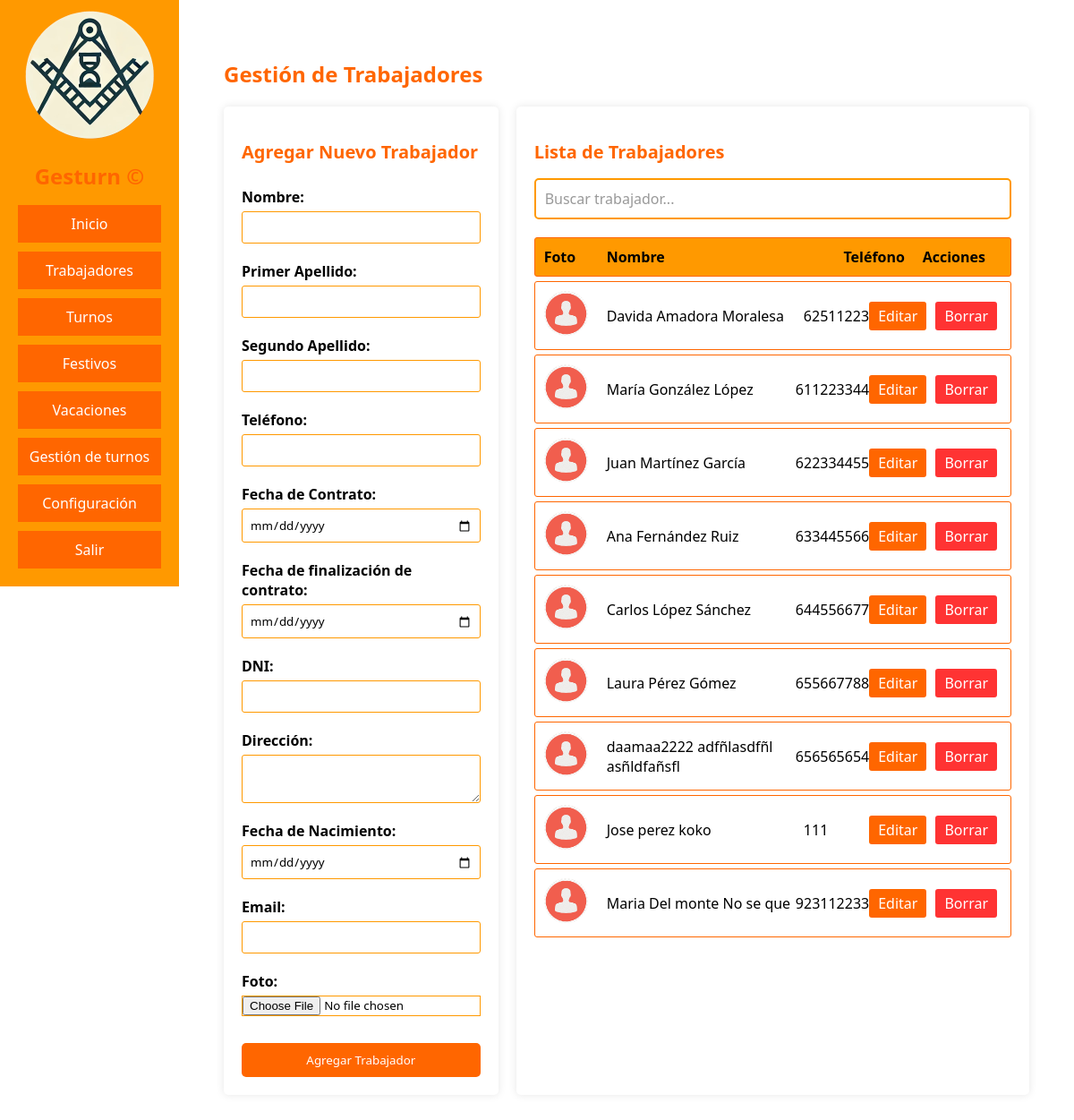
The page /trabajadores.php (signed in) on the database its author committed.
### tables this page shows
CREATE TABLE `personas` (
  `id` int(11) NOT NULL,
  `nombre` varchar(50) NOT NULL,
  `apellido1` varchar(50) NOT NULL,
  `apellido2` varchar(50) NOT NULL,
  `email` varchar(100) NOT NULL,
  `telefono` int(11) NOT NULL,
  `foto` varchar(50) DEFAULT NULL,
  `fContrato` date NOT NULL,
  `fFinContrato` date NOT NULL,
  `dni` varchar(9) NOT NULL,
  `direccion` varchar(250) NOT NULL,
  `fNacimiento` date NOT NULL,
  `horas_semanales` int(11) NOT NULL DEFAULT 40,
  `acepta_horas_extra` tinyint(1) NOT NULL DEFAULT 0,
  `trabaja_festivos` tinyint(1) NOT NULL DEFAULT 0,
  `jornada_tipo` enum('completa','parcial') NOT NULL DEFAULT 'completa'
);

### controllers/trabajadores.php (called while the page is built, shortened)
<?php
require_once('models/trabajadores.php');
$trabajadores = obtener_trabajadores();
$trabajador_editar = null;
require_once('views/trabajadores.php');
?>

### trabajadores.php (called while the page is built, shortened)
<?php
require_once("includes/funciones.php");
require_once('controllers/trabajadores.php');
?>

### models/trabajadores.php (called while the page is built, shortened)
<?php
$host = 'localhost';
$dbname = 'gesturn';
$user = 'root';
$pass = '';
function conectar() {
    global $host, $user, $pass, $dbname;
    return new mysqli($host, $user, $pass, $dbname);
}
function obtener_trabajadores() {
    $conexion = conectar();
    $sql = "SELECT * FROM personas";
    $resultado = $conexion->query($sql);
    $trabajadores = [];
    while ($fila = $resultado->fetch_assoc()) {
        $trabajadores[] = $fila;
    }
    return $trabajadores;
}
?>

### views/trabajadores.php (the view, shortened to what this page needs)
?><!DOCTYPE html>
<html lang="es">
<head>
    <link rel="stylesheet" href="css/estilos.css">
</head>
<body>
    <div id="web">
        <header>
            <img src="images/logo-gesturn.png" alt="Gesturn - Gestión de turnos de empresa">
            <h1>Gesturn &copy;</h1>
            <?php menu(); ?>
        </header>
        <main>
            <h1>Gestión de Trabajadores</h1>
            <?php if($trabajador_editar): ?>
                <div class="contenedor-trabajadores">
                    <div class="formulario-trabajador">
                        <h2>Editar Trabajador</h2>
                        <form id="trabajador-editar" action="trabajadores.php" method="POST" enctype="multipart/form-data">
                            <div id="tr-editar">
                                <div class="izq">
                                    <input type="hidden" name="accion" value="Editar">
                                    <input type="hidden" name="id" value="<?php echo $trabajador_editar['id']; ?>">
                                    <label for="nombre">Nombre:</label>
                                    <input type="text" name="nombre" value="<?php echo $trabajador_editar['nombre']; ?>" required>
                                    <input type="text" name="apellido1" value="<?php echo $trabajador_editar['apellido1']; ?>" required>
                                    <input type="text" name="apellido2" value="<?php echo $trabajador_editar['apellido2']; ?>" required>
                                    <label for="email">Email:</label>
                                    <input type="email" name="email" value="<?php echo $trabajador_editar['email']; ?>">
                                    <label for="telefono">Teléfono:</label>
                                    <input type="tel" name="telefono" value="<?php echo $trabajador_editar['telefono']; ?>">
                                    <label for="fContrato">Fecha de Contrato:</label>
                                    <input type="date" name="fContrato" value="<?php echo $trabajador_editar['fContrato']; ?>">
                                    <label for="fFinContrato">Fecha de finalización de contrato:</label>
                                    <input type="date" name="fFinContrato" value="<?php echo $trabajador_editar['fFinContrato']; ?>">
                                    <label for="direccion">Dirección:</label>
                                    <textarea name="direccion"><?php echo $trabajador_editar['direccion']; ?></textarea>
                                </div>
                                <div class="der">
                                    <label for="fNacimiento">Fecha de Nacimiento:</label>
                                    <input type="date" name="fNacimiento" value="<?php echo $trabajador_editar['fNacimiento']; ?>">
                                    <label for="dni">DNI:</label>
                                    <input type="text" name="dni" value="<?php echo $trabajador_editar['dni']; ?>">
                                    <label for="foto">Foto:</label>
                                    <input type="file" name="foto" accept="image/jpeg">
                                    <?php if (file_exists(IMAGEN_CARPETA . $trabajador_editar['id'] . '.jpg')): ?>
                                        <img src="<?php echo IMAGEN_CARPETA . $trabajador_editar['id'] . '.jpg'; ?>" alt="Foto del trabajador" style="max-width: 100px;">
                                    <?php endif; ?>
                                </div>
                            </div>
                            <input type="submit" value="Guardar Cambios">
                        </form>
                    </div>
                </div>
            <?php else: ?>
                <div class="contenedor-trabajadores">
                    <div class="formulario-trabajador">
                        <h2>Agregar Nuevo Trabajador</h2>
                        <form id="trabajador-anadir" action="trabajadores.php" method="POST" enctype="multipart/form-data">
                            <label for="nombre">Nombre:</label>
                            <input type="text" name="nombre" required>
                            <label for="apellido1">Primer Apellido:</label>
                            <input type="text" name="apellido1" required>
                            <label for="apellido2">Segundo Apellido:</label>
                            <input type="text" name="apellido2" required>
                            <label for="telefono">Teléfono:</label>
                            <input type="tel" name="telefono">
                            <label for="fContrato">Fecha de Contrato:</label>
                            <input type="date" name="fContrato">
                            <label for="fFinContrato">Fecha de finalización de contrato:</label>
                            <input type="date" name="fFinContrato">
                            <label for="dni">DNI:</label>
                            <input type="text" name="dni">
                            <label for="direccion">Dirección:</label>
                            <textarea name="direccion"></textarea>
                            <label for="fNacimiento">Fecha de Nacimiento:</label>
                            <input type="date" name="fNacimiento">
                            <label for="email">Email:</label>
                            <input type="email" name="email">
                            <label for="foto">Foto:</label>
                            <input type="file" name="foto" accept="image/jpeg">
                            <input type="submit" value="Agregar Trabajador">
                        </form>
                    </div>
                    <div class="lista-trabajadores">
                        <h2>Lista de Trabajadores</h2>
                        <div class="buscador">
                            <input type="text" id="buscador" placeholder="Buscar trabajador..." class="buscador-input">
                        </div>
                        <div class="tabla-trabajadores">
                            <div class="fila encabezado">
                                <div class="foto">Foto</div>
                                <div class="nombre">Nombre</div>
                                <div class="telefono">Teléfono</div>
                                <div class="acciones">Acciones</div>
                            </div>
                            <?php foreach ($trabajadores as $trabajador): ?>
                                <div class="fila trabajador-fila"
                                     data-nombre="<?php echo strtolower($trabajador['nombre'] . ' ' . $trabajador['apellido1'] . ' ' . $trabajador['apellido2']); ?>"
                                     data-telefono="<?php echo $trabajador['telefono']; ?>"
                                     data-dni="<?php echo strtolower($trabajador['dni']); ?>">
                                    <div class="foto">
                                        <?php if (file_exists(IMAGEN_CARPETA . $trabajador['id'] . '.jpg')): ?>
                                            <img src="<?php echo IMAGEN_CARPETA . $trabajador['id'] . '.jpg'; ?>" alt="Foto de <?php echo $trabajador['nombre']; ?>" style="max-width: 50px; max-height: 50px;">
                                        <?php else: ?>
                                            <img src="images/trabajadores/default.png" alt="Foto por defecto" style="max-width: 50px; max-height: 50px;">
                                        <?php endif; ?>
                                    </div>
                                    <div class="nombre"><?php echo $trabajador['nombre'] . ' ' . $trabajador['apellido1'] . ' ' . $trabajador['apellido2']; ?></div>
                                    <div class="telefono"><?php echo $trabajador['telefono']; ?></div>
                                    <div class="acciones">
                                        <a href="trabajadores.php?accion=ver&id=<?php echo $trabajador['id']; ?>" class="boton-editar">Editar</a>
                                        <a href="trabajadores.php?accion=borrar&id=<?php echo $trabajador['id']; ?>"
                                           class="boton-eliminar"
                                           onclick="return confirm('¿Estás seguro de que quieres eliminar este trabajador?');">
                                            Borrar
                                        </a>
                                    </div>
                                </div>
                            <?php endforeach; ?>
                        </div>
                    </div>
                </div>
            <?php endif; ?>
        </main>
    </div>
</body>
</html>

### includes/funciones.php (shortened to what this page needs)
<?php
function menu(){
    echo "
            <ul>
                <li><a href='inicio.php'>Inicio</a></li>
                <li><a href='trabajadores.php'>Trabajadores</a></li>
                <li><a href='turnos.php'>Turnos</a></li>
                <li><a href='festivos.php'>Festivos</a></li>
                <li><a href='vacaciones.php'>Vacaciones</a></li>
                <li><a href='gestion.php'>Gestión de turnos</a></li>
                <li><a href='configuracion.php'>Configuración</a></li>
                <li><a href='salir.php'>Salir</a></li>
            </ul>
    ";
}
?>

### css/estilos.css (style rules this page uses)
* { color: black; font-family: 'Segoe UI', Tahoma, Geneva, Verdana, sans-serif; box-sizing: border-box; }
body { margin: 0; padding: 0; }
h1, h2, h3, a { color: #ff6600; }
h1 { font-size: 24px; }
h2 { font-size: 20px; }
a { text-decoration: none; }
#contenedor, #web { width: 100%; height: 100%; margin: 0; padding: 0; display: flex; justify-content: center; }
#web { align-items: start; }
header { text-align: center; background-color: #ff9900; color: #fff; padding: 10px; flex: 2; }
header img { width: 150px; }
header a { color: #fff; padding: 10px; margin: 10px; text-decoration: none; background-color: #ff6600; display: block; }
header ul { list-style-type: none; padding: 0; margin: 0; }
main { flex: 10; padding: 50px; }
input { border: 1px solid #ff9900; }
input[type="submit"], input[type="button"], button { background-color: #ff6600; color: white; border: none; padding: 10px 20px; cursor: pointer; border-radius: 5px; }
.boton-editar, .boton-eliminar { padding: 5px 10px; border-radius: 3px; text-decoration: none; color: white; margin-right: 5px; cursor: pointer; }
.boton-editar { background-color: #ff6600; }
.boton-eliminar { background-color: #ff3333; }
.contenedor-trabajadores { display: flex; gap: 20px; margin: 20px 0; }
.formulario-trabajador { flex: 1; min-width: 0; background-color: #fff; padding: 20px; border-radius: 5px; box-shadow: 0 0 10px rgba(0,0,0,0.1); }
.lista-trabajadores { flex: 2; min-width: 0; background-color: #fff; padding: 20px; border-radius: 5px; box-shadow: 0 0 10px rgba(0,0,0,0.1); }
.formulario-trabajador form { display: flex; flex-direction: column; }
.formulario-trabajador input[type="text"], .formulario-trabajador input[type="tel"], .formulario-trabajador input[type="email"], .formulario-trabajador input[type="date"], .formulario-trabajador textarea { width: 100%; box-sizing: border-box; margin-bottom: 10px; padding: 8px; border: 1px solid #ff9900; border-radius: 3px; }
.formulario-trabajador input[type="file"] { width: 100%; margin-bottom: 10px; }
.formulario-trabajador input[type="submit"] { width: 100%; margin-top: 20px; }
.formulario-trabajador label { display: block; margin-top: 10px; margin-bottom: 5px; font-weight: bold; }
.tabla-trabajadores .fila { display: flex; border: 1px solid #ff6600; padding: 10px; margin-bottom: 5px; border-radius: 3px; align-items: center; }
.tabla-trabajadores .encabezado { background-color: #ff9900; color: white; font-weight: bold; }
.tabla-trabajadores .foto { width: 60px; margin-right: 10px; }
.tabla-trabajadores .foto img { max-width: 50px; max-height: 50px; border-radius: 25px; }
.tabla-trabajadores .nombre { flex: 3; }
.tabla-trabajadores .telefono { flex: 1; }
.tabla-trabajadores .acciones { flex: 1; display: flex; gap: 5px; }
.buscador { margin-bottom: 20px; }
.buscador-input { width: 100%; padding: 10px; border: 2px solid #ff9900; border-radius: 5px; font-size: 16px; transition: border-color 0.3s ease; }
.buscador-input::placeholder { color: #999; }
.buscador-input { width: 100%; padding: 10px; border: 2px solid #ff9900; border-radius: 5px; font-size: 16px; }

### rows shown on the page
personas: nombre "Davida", apellido1 "Amadora", apellido2 "Moralesa", telefono "62511223"
personas: nombre "María", apellido1 "González", apellido2 "López", telefono "611223344"
personas: nombre "Juan", apellido1 "Martínez", apellido2 "García", telefono "622334455"
personas: nombre "Ana", apellido1 "Fernández", apellido2 "Ruiz", telefono "633445566"
personas: nombre "Carlos", apellido1 "López", apellido2 "Sánchez", telefono "644556677"
personas: nombre "Laura", apellido1 "Pérez", apellido2 "Gómez", telefono "655667788"
personas: nombre "daamaa2222", apellido1 "adfñlasdfñl", apellido2 "asñldfañsfl", telefono "656565654"
personas: nombre "Jose", apellido1 "perez", apellido2 "koko", telefono "111"
personas: nombre "Maria", apellido1 "Del monte", apellido2 "No se que", telefono "923112233"
